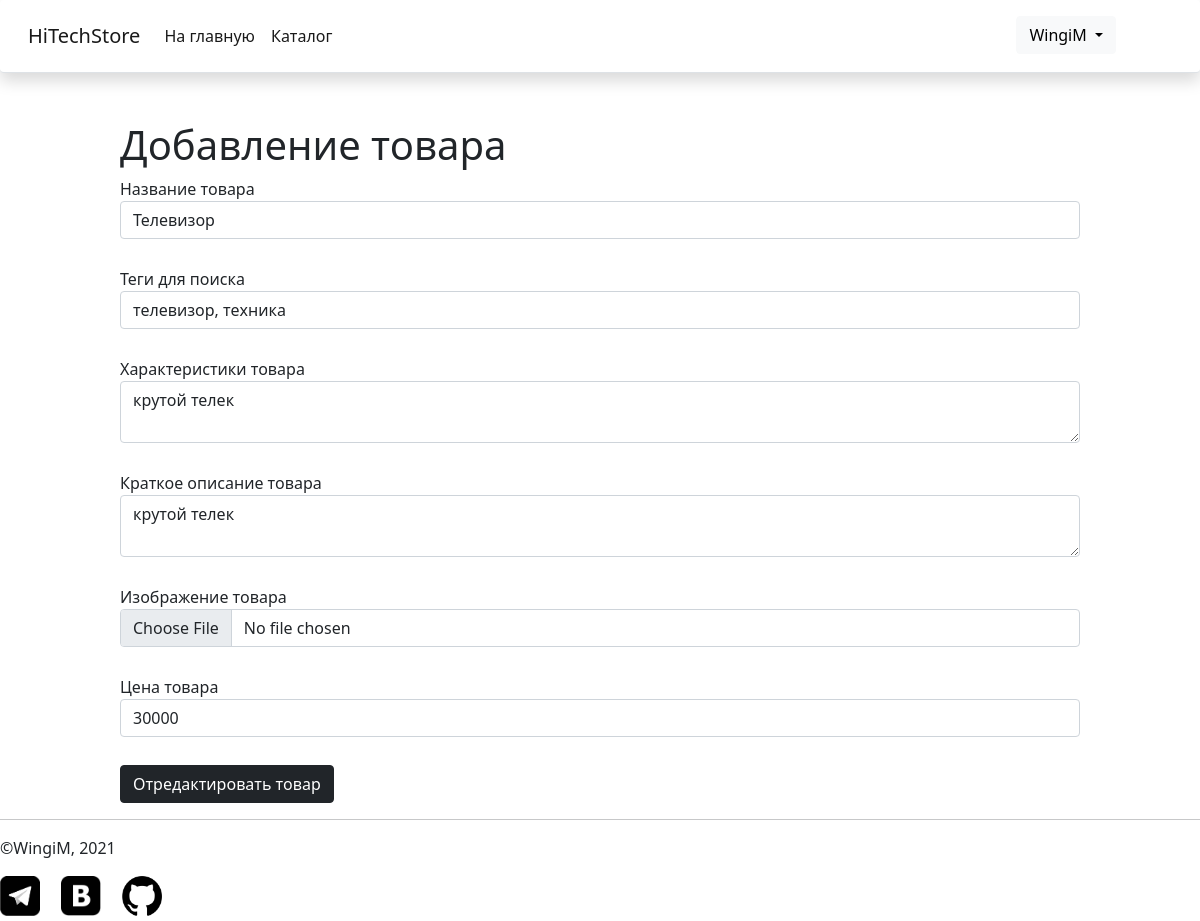
The app's page /edit_product/2 (signed in) with its own data.
### data/users.py (models this page shows, shortened)
class User(SqlAlchemyBase, UserMixin, SerializerMixin):
    __tablename__ = 'users'
    id = sqlalchemy.Column(sqlalchemy.Integer, primary_key=True, autoincrement=True)
    nickname = sqlalchemy.Column(sqlalchemy.String, unique=True)
    email = sqlalchemy.Column(sqlalchemy.String, unique=True, index=True)
    hashed_password = sqlalchemy.Column(sqlalchemy.String)
    is_admin = sqlalchemy.Column(sqlalchemy.Boolean, default=0)
    cart = orm.relation('Products', secondary='users_carts', backref='users')

### data/products.py (models this page shows, shortened)
class Products(SqlAlchemyBase, SerializerMixin):
    association_table = sqlalchemy.Table(
        'users_carts',
        SqlAlchemyBase.metadata,
        sqlalchemy.Column('user', sqlalchemy.Integer,
                          sqlalchemy.ForeignKey('users.id')),
        sqlalchemy.Column('carted_product', sqlalchemy.Integer,
                          sqlalchemy.ForeignKey('products.id'))
    )
    __tablename__ = 'products'
    id = sqlalchemy.Column(sqlalchemy.Integer, primary_key=True, autoincrement=True)
    name = sqlalchemy.Column(sqlalchemy.String, unique=True)
    image = sqlalchemy.Column(sqlalchemy.String)
    specs = sqlalchemy.Column(sqlalchemy.String)
    about = sqlalchemy.Column(sqlalchemy.String)
    price = sqlalchemy.Column(sqlalchemy.Integer)
    stringed_categories = sqlalchemy.Column(sqlalchemy.String)
    categories = orm.relation('Categories', secondary='categories_to_products', backref='products')

### app.py (the view, shortened to what this page needs)
@app.route('/edit_product/<int:id>', methods=["GET", "POST"])
@login_required
def edit_product(id):
    if not current_user.is_admin:
        return abort(403)
    sess = db_session.create_session()
    product = sess.query(Products).get(id)
    if not product:
        return abort(404)
    title = 'Редактирование продукта | ' + TITLE
    form = EditProductForm()
    if request.method == 'GET':
        form.name.data = product.name
        form.price.data = product.price
        form.about.data = product.about
        form.specs.data = product.specs
        form.search_tags.data = product.stringed_categories
    return render_template('add_product.html', title=title, form=form)

### forms/edit_product.py
class EditProductForm(FlaskForm):
    name = StringField('Название товара', validators=[DataRequired()])
    search_tags = StringField('Теги для поиска', validators=[DataRequired()])
    image = FileField('Изображение товара', validators=[FileAllowed(['jpg', 'png', 'Images only!'])])
    specs = TextAreaField('Характеристики товара', validators=[DataRequired()])
    about = TextAreaField('Краткое описание товара', validators=[DataRequired()])
    price = IntegerField('Цена товара', validators=[DataRequired()])
    submit = SubmitField('Отредактировать товар')

### app.py (called while the page is built)
@login_manager.user_loader
def load_user(user_id):
    db_sess = db_session.create_session()
    return db_sess.query(User).get(user_id)

### data/db_session.py (called while the page is built)
def create_session() -> Session:
    global __factory
    return __factory()

### templates/add_product.html (shortened to what this page needs)
<!DOCTYPE html>
<html lang="en">
<head>
</head>
<body>
{% extends "base.html" %}
{% block content %}
	<form action="" method="post" class="form-inputs" enctype="multipart/form-data">
		<h1>Добавление товара</h1>
		<p class="mb-1">
			{{ form.name.label }}<br>
			{{ form.name(class="form-control") }}<br>
		</p>
		<p class="mb-1">
			{{ form.search_tags.label }}<br>
			{{ form.search_tags(class="form-control") }}<br>
		</p>
		<p class="mb-1">
			{{ form.specs.label }}<br>
			{{ form.specs(class="form-control") }}<br>
		</p>
		<p class="mb-1">
			{{ form.about.label }}<br>
			{{ form.about(class="form-control") }}<br>
		</p>
		<p class="mb-1">
			{{ form.image.label }}<br>
			{{ form.image(class="form-control") }}<br>
		</p>
		<p class="mb-1">
			{{ form.price.label }}<br>
			{{ form.price(class="form-control") }}<br>
		</p>
		<p>{{ form.submit(type="submit", class="btn btn-dark") }}</p>
	</form>
{% endblock %}

### templates/base.html (shortened to what this page needs)
<!DOCTYPE html>
<html lang="en">
<head>
	<link href="https://cdn.jsdelivr.net/npm/bootstrap@5.0.0-beta2/dist/css/bootstrap.min.css" rel="stylesheet"
>
	<link rel="stylesheet" type="text/css" href="../static/css/style.css">
</head>
<body>
<header class="header">
	<nav class="navbar navbar-expand-lg navbar-light bg-light border-bottom
	sticky-top d-flex w-100 shadow p-3 mb-5 bg-white rounded">
		<div class="container-fluid">
			<a class="navbar-brand" href="/">HiTechStore</a>
			<div class="collapse navbar-collapse" id="navbarNavAltMarkup">
				<div class="navbar-nav">
					<a class="nav-link active" aria-current="page" href="/">На главную</a>
					<a class="nav-link active" aria-current="page" href="/catalog">Каталог</a>
					<div class="position-absolute end-0 user-menu">
						{% if not current_user.is_authenticated %}
							<a class="nav-link active d-inline me-2" href="/login">
								Войти
							</a>
							<a class="nav-link active d-inline me-2" href="/register">
								Регистрация
							</a>
						{% else %}
							<div class="dropdown">
								<button class="btn btn-light dropdown-toggle me-4" type="button"
										id="dropdownMenuButton1"
										data-bs-toggle="dropdown" aria-expanded="false">
									{{ current_user.nickname }}
								</button>
							</div>
						{% endif %}
					</div>
				</div>
			</div>
		</div>
	</nav>
</header>
<main>
	{% block content %}
	{% endblock %}
</main>
<footer class="footer">
	<hr>
	<p>©WingiM, 2021</p>
	<a class="navbar-brand active position-relative d-inline" href="https://telegram.org/"
	   target="_blank">
		<img src="../static/img/telegram.png" width="40" height="40">
	</a>
	<a class="navbar-brand active position-relative d-inline" href="https://vk.com/" target="_blank">
		<img src="../static/img/vk.png" width="40" height="40">
	</a>
	<a class="navbar-brand active position-relative d-inline"
	   href="https://github.com/WingiM/Flask-Project" target="_blank">
		<img src="../static/img/github.png" width="40" height="40">
	</a>
</footer>
</body>
</html>

### static/css/style.css (style rules this page uses)
.form-inputs { width: 80%; margin: auto; }
.footer { margin-bottom: 5px; }
.user-menu { margin-right: 5%; }

### records on screen
User: nickname "WingiM"
Products: name "Телевизор", specs "крутой телек", about "крутой телек", price "30000"
